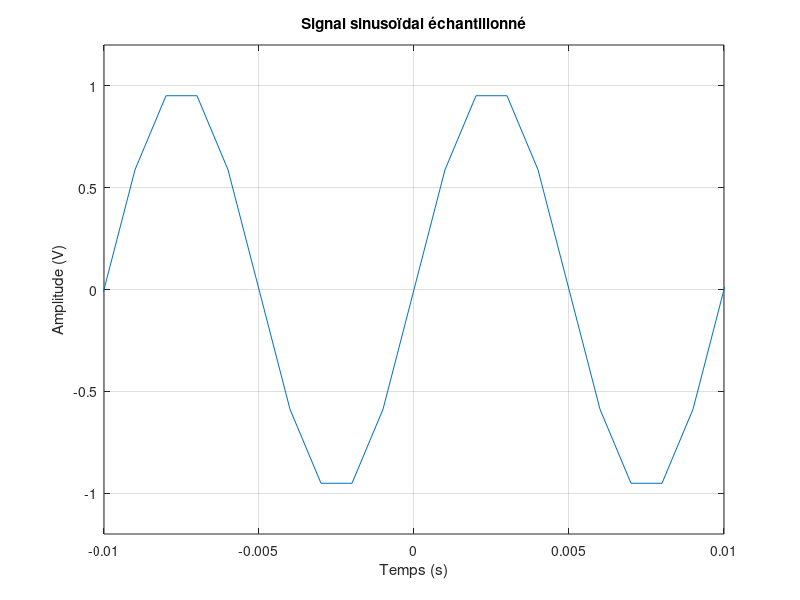

MATLAB code for this plot:

% sig_sin.m - Signal sinusoïdal échantillonné en rajoutant axis

fe = 1000;                    % Fréquence d’échantillonnage
t = -10:1/fe:10;              % Axe temporel
f0 = 100;                     % Fréquence du signal
x = sin(2 * pi * f0 * t);     % Signal sinusoïdal

figure(6);
plot(t, x);                   % Affichage en "échantillons"
grid on;
xlabel('Temps (s)');
ylabel('Amplitude (V)');
title('Signal sinusoïdal échantillonné');
axis([-0.01 0.01 -1.2 1.2]);  % Zoom sur 2 périodes
